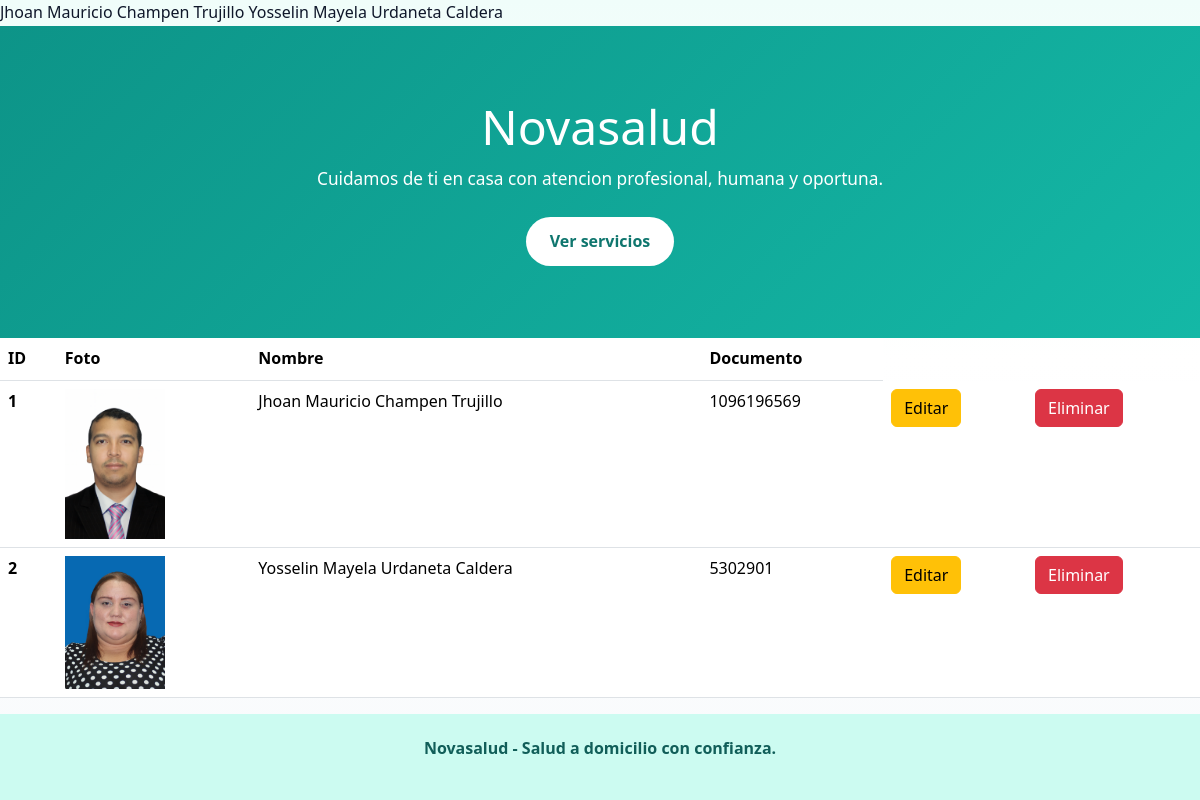
The app's page /profesionales/lista/, older data.
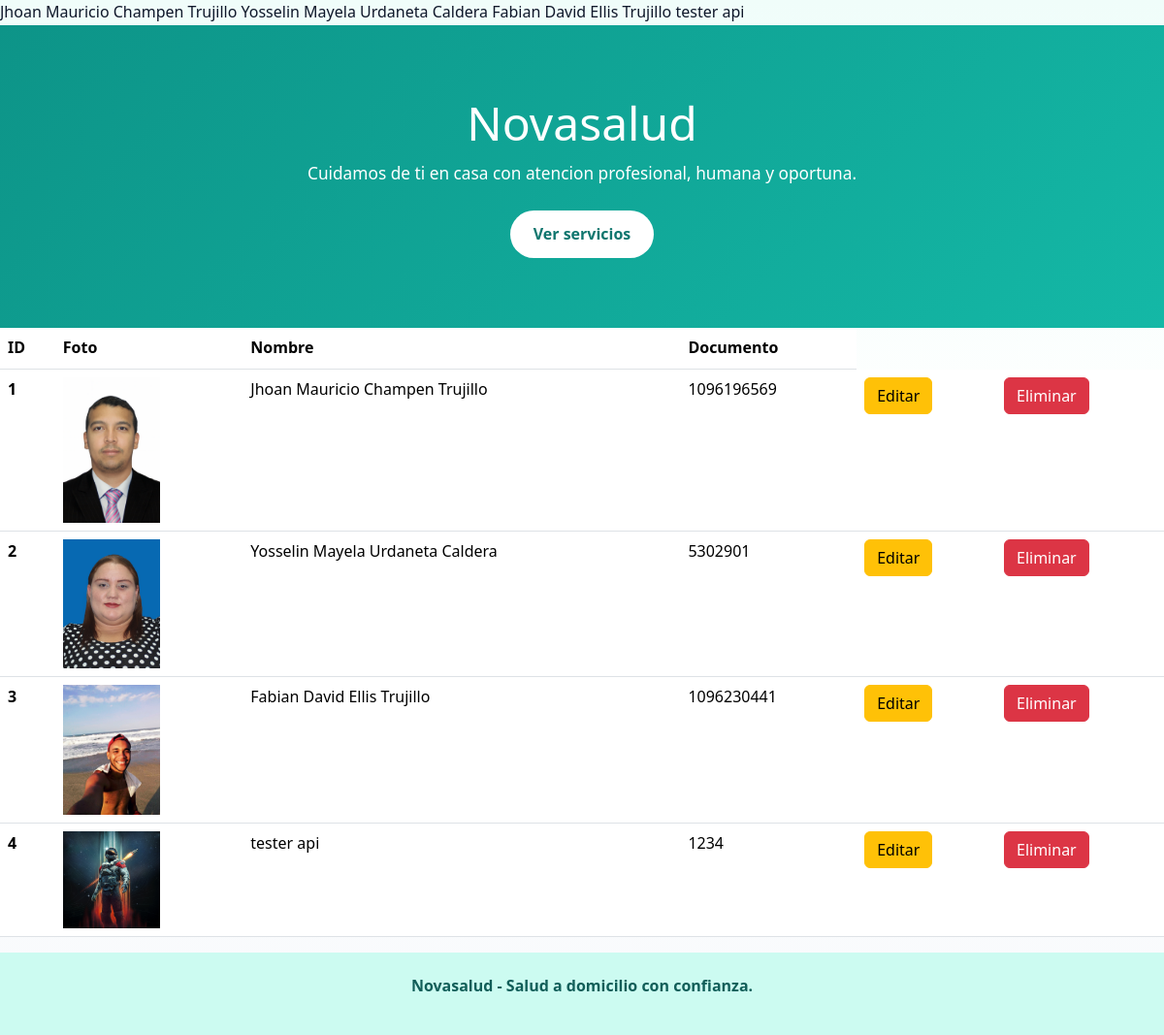
The same page, newer data.
### profesionales/models.py (models this page shows, shortened)
class Profesional(models.Model):
    nombre = models.CharField(max_length=50)
    documento = models.IntegerField()
    foto = models.ImageField(upload_to='profesionales/fotos/', null=True, blank=True)

### profesionales/views.py (the view)
# urls.py: path('lista/', views.profesionales_list, name='profesionales_list'),
def profesionales_list(request):
    get_profesionales = Profesional.objects.all()
    data = {
        'get_profesionales': get_profesionales
    }
    return render(request, 'profesionales/profesionalesList.html', data)

### templates/profesionales/profesionaleslist.html (shortened to what this page needs)
<!DOCTYPE html>
<html lang="es">
<head>
    {% load static %}
    <link rel="stylesheet" href="{% static 'css/bootstrap.min.css' %}">
    <link rel="stylesheet" href="{% static 'css/home.css' %}">
</head>
<body>
    {% for profesional in get_profesionales %}
        {{ profesional.nombre }}
    {% endfor %}
    <header class="hero">
        <div class="container">
            <h1>Novasalud</h1>
            <p>Cuidamos de ti en casa con atencion profesional, humana y oportuna.</p>
            <a class="btn-servicios" href="/servicios/">Ver servicios</a>
        </div>
    </header>
    <main>
        <table class="table">
  <thead>
    <tr>
      <th scope="col">ID</th>
      <th scope="col">Foto</th>
      <th scope="col">Nombre</th>
      <th scope="col">Documento</th>
    </tr>
  </thead>
  <tbody>
    {% for profesional in get_profesionales %}
    <tr>
      <th scope="row">{{ profesional.id }}</th>
      <td><img src="{{ profesional.foto.url }}" alt="Foto de {{ profesional.nombre }}" width="100"></td>
      <td>{{ profesional.nombre }}</td>
      <td>{{ profesional.documento }}</td>
      <td><a href="{% url 'editar_profesional' profesional.id %}" class="btn btn-warning">Editar</a></td>
        <td><a href="{% url 'eliminar_profesional' profesional.id %}" class="btn btn-danger">Eliminar</a></td>
    </tr>
    {% endfor %}
  </tbody>
</table>
    </main>
    <footer class="footer">
        <div class="container">
            <p>Novasalud - Salud a domicilio con confianza.</p>
        </div>
    </footer>
</body>
</html>

### static/css/home.css (style rules this page uses)
:root { --salud-primario: #0d9488; --salud-secundario: #0f766e; --salud-claro: #ecfeff; --texto-principal: #0f172a; --texto-suave: #334155; --blanco: #ffffff; --borde: #99f6e4; }
* { box-sizing: border-box; }
body { margin: 0; font-family: "Segoe UI", Tahoma, Geneva, Verdana, sans-serif; color: var(--texto-principal); background: linear-gradient(180deg, #f0fdfa 0%, #ffffff 45%, #f8fafc 100%); line-height: 1.6; }
.container { width: min(92%, 1100px); margin: 0 auto; }
.hero { background: linear-gradient(135deg, var(--salud-primario), #14b8a6); color: var(--blanco); text-align: center; padding: 72px 0; }
.hero h1 { margin: 0 0 10px; font-size: clamp(2rem, 4vw, 3rem); }
.hero p { margin: 0 auto 24px; max-width: 700px; font-size: 1.08rem; }
.btn-servicios, .btn-profesionales { display: inline-block; padding: 12px 24px; border-radius: 999px; background-color: var(--blanco); color: var(--salud-secundario); text-decoration: none; font-weight: 700; transition: transform 0.2s ease, box-shadow 0.2s ease; }
.footer { background-color: #ccfbf1; text-align: center; padding: 22px 0; color: #115e59; font-weight: 600; }

Row changes from the older to the newer data that the page shows:
added Profesional: nombre "Fabian David Ellis Trujillo", id "3", foto (picture), documento "1096230441"
added Profesional: nombre "tester api", id "4", foto (picture), documento "1234"
